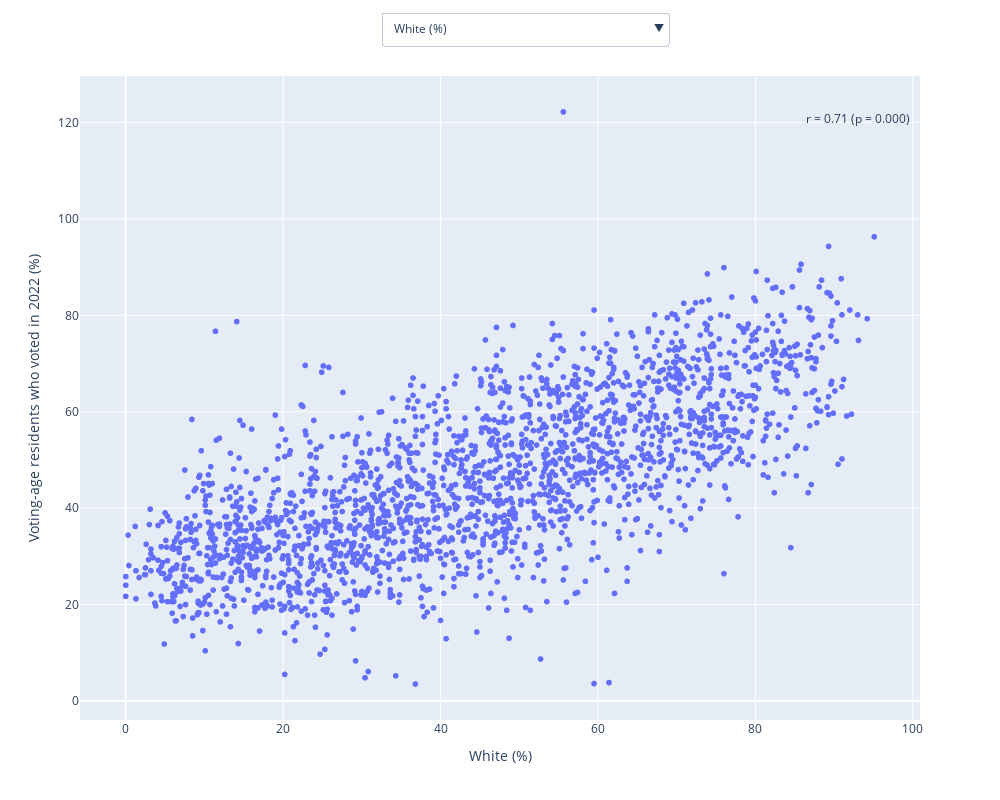

The notebook cell saved with this chart:
### Code cell
scatter()

### Figure 1 — Plotly figure (JSON) as saved in the notebook; plotly's stock layout.template omitted (floating-point values rounded to 4 significant figures; data arrays with more than 128 entries replaced by an {"elided": "..."} marker saying what was removed)
{"data": [{"hovertemplate": "Below poverty level (%)=%{x}<br>Voting-age residents who voted in 2022 (%)=%{y}<extra></extra>", "legendgroup": "", "marker": {"color": "#636efa", "symbol": "circle"}, "mode": "markers", "name": "", "showlegend": false, "type": "scattergl", "x": {"elided": "2186 float values"}, "xaxis": "x", "y": {"elided": "2186 float values"}, "yaxis": "y"}], "layout": {"annotations": [{"showarrow": false, "text": "r = 0.71 (p = 0.000)", "x": 0.99, "xref": "paper", "y": 0.95, "yref": "paper"}], "height": 800, "legend": {"tracegroupgap": 0}, "margin": {"t": 60}, "updatemenus": [{"active": 4, "buttons": [{"args": [{"x": {"elided": "1x2186 float values"}, "y": {"elided": "1x2186 float values"}}, {"annotations": [{"showarrow": false, "text": "r = -0.52 (p = 0.000)", "x": 0.99, "xref": "paper", "y": 0.95, "yref": "paper"}], "xaxis": {"title": "Below poverty level (%)"}, "yaxis": {"title": "Voting-age residents who voted in 2022 (%)"}}], "label": "Below poverty level (%)", "method": "update"}, {"args": [{"x": {"elided": "1x2186 float values"}, "y": {"elided": "1x2186 float values"}}, {"annotations": [{"showarrow": false, "text": "r = -0.13 (p = 0.000)", "x": 0.99, "xref": "paper", "y": 0.95, "yref": "paper"}], "xaxis": {"autorange": true, "range": [-6.112, 106.1], "title": {"text": "Asian (%)"}, "type": "linear"}, "yaxis": {"autorange": true, "range": [-3.959, 129.7], "title": {"text": "Voting-age residents who voted in 2022 (%)"}, "type": "linear"}}], "label": "Asian (%)", "method": "update"}, {"args": [{"x": {"elided": "1x2186 float values"}, "y": {"elided": "1x2186 float values"}}, {"annotations": [{"showarrow": false, "text": "r = -0.37 (p = 0.000)", "x": 0.99, "xref": "paper", "y": 0.95, "yref": "paper"}], "xaxis": {"autorange": true, "range": [-3.716, 64.52], "title": {"text": "Black (%)"}, "type": "linear"}, "yaxis": {"autorange": true, "range": [-3.959, 129.7], "title": {"text": "Voting-age residents who voted in 2022 (%)"}, "type": "linear"}}], "label": "Black (%)", "method": "update"}, {"args": [{"x": {"elided": "1x2186 float values"}, "y": {"elided": "1x2186 float values"}}, {"annotations": [{"showarrow": false, "text": "r = -0.21 (p = 0.000)", "x": 0.99, "xref": "paper", "y": 0.95, "yref": "paper"}], "xaxis": {"autorange": true, "range": [-1.057, 18.36], "title": {"text": "Native Hawaiian or other Pacific Islander (%)"}, "type": "linear"}, "yaxis": {"autorange": true, "range": [-3.959, 129.7], "title": {"text": "Voting-age residents who voted in 2022 (%)"}, "type": "linear"}}], "label": "Native Hawaiian or other Pacific Islander (%)", "method": "update"}, {"args": [{"x": {"elided": "1x2186 float values"}, "y": {"elided": "1x2186 float values"}}, {"annotations": [{"showarrow": false, "text": "r = 0.71 (p = 0.000)", "x": 0.99, "xref": "paper", "y": 0.95, "yref": "paper"}], "xaxis": {"autorange": true, "range": [-5.813, 100.9], "title": {"text": "White (%)"}, "type": "linear"}, "yaxis": {"autorange": true, "range": [-3.959, 129.7], "title": {"text": "Voting-age residents who voted in 2022 (%)"}, "type": "linear"}}], "label": "White (%)", "method": "update"}, {"args": [{"x": {"elided": "1x2186 float values"}, "y": {"elided": "1x2186 float values"}}, {"annotations": [{"showarrow": false, "text": "r = -0.61 (p = 0.000)", "x": 0.99, "xref": "paper", "y": 0.95, "yref": "paper"}], "xaxis": {"title": "Hispanic or Latino (%)"}, "yaxis": {"title": "Voting-age residents who voted in 2022 (%)"}}], "label": "Hispanic or Latino (%)", "method": "update"}, {"args": [{"x": {"elided": "1x2186 float values"}, "y": {"elided": "1x2186 float values"}}, {"annotations": [{"showarrow": false, "text": "r = 0.01 (p = 0.570)", "x": 0.99, "xref": "paper", "y": 0.95, "yref": "paper"}], "xaxis": {"title": "Mixed race (%)"}, "yaxis": {"title": "Voting-age residents who voted in 2022 (%)"}}], "label": "Mixed race (%)", "method": "update"}, {"args": [{"x": {"elided": "1x2186 float values"}, "y": {"elided": "1x2186 float values"}}, {"annotations": [{"showarrow": false, "text": "r = -0.11 (p = 0.000)", "x": 0.99, "xref": "paper", "y": 0.95, "yref": "paper"}], "xaxis": {"title": "American Indian or Alaska Native %"}, "yaxis": {"title": "Voting-age residents who voted in 2022 (%)"}}], "label": "American Indian or Alaska Native %", "method": "update"}, {"args": [{"x": {"elided": "1x2186 float values"}, "y": {"elided": "1x2186 float values"}}, {"annotations": [{"showarrow": false, "text": "r = 0.61 (p = 0.000)", "x": 0.99, "xref": "paper", "y": 0.95, "yref": "paper"}], "xaxis": {"title": "Median age"}, "yaxis": {"title": "Voting-age residents who voted in 2022 (%)"}}], "label": "Median age", "method": "update"}], "direction": "down", "x": 0.7, "y": 1.1}], "width": 1000, "xaxis": {"autorange": true, "range": [-5.813, 100.9], "title": {"text": "White (%)"}, "type": "linear"}, "yaxis": {"autorange": true, "range": [-3.959, 129.7], "title": {"text": "Voting-age residents who voted in 2022 (%)"}, "type": "linear"}}}
